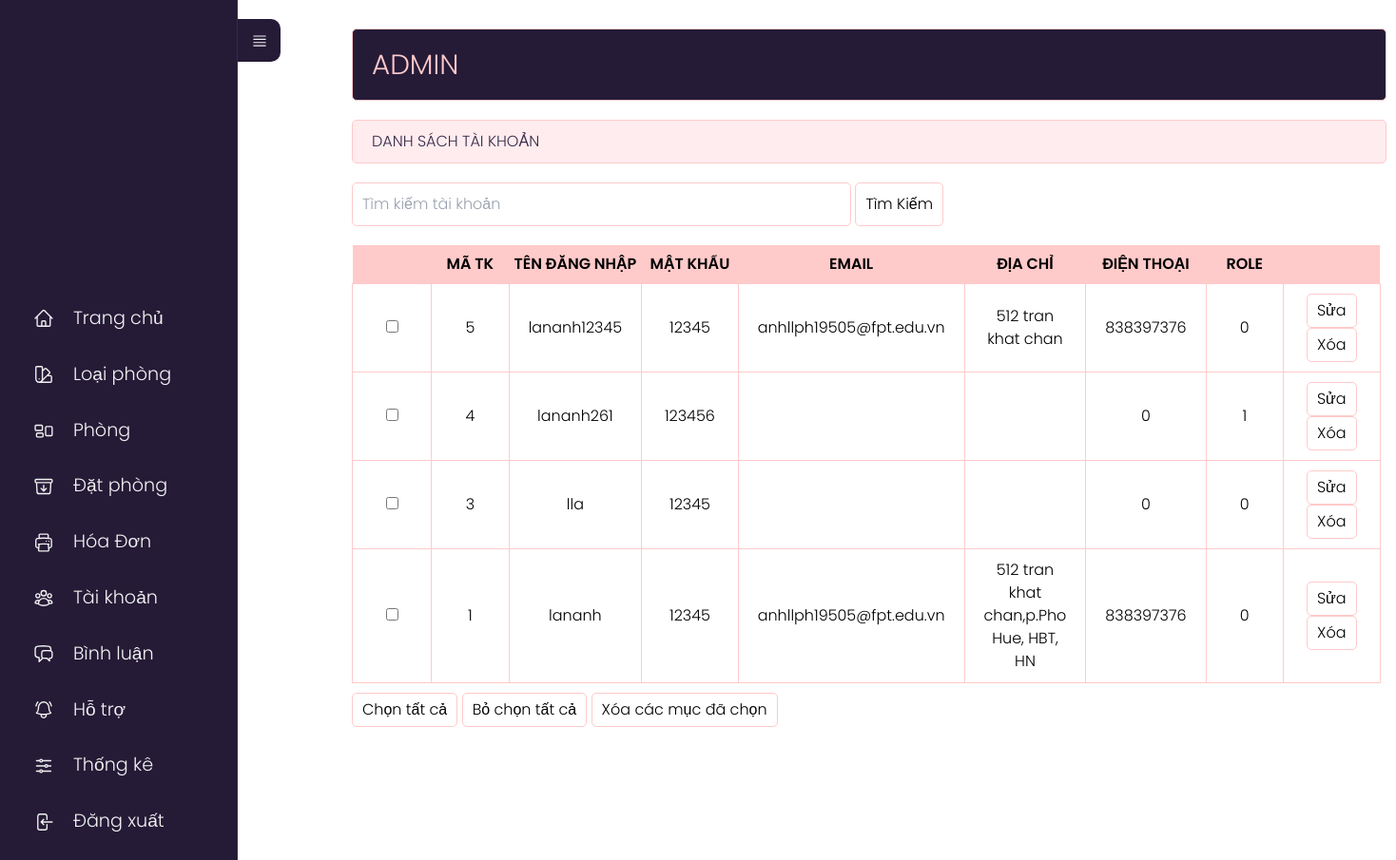
The app's page /admin/index.php?act=dskh, older data.
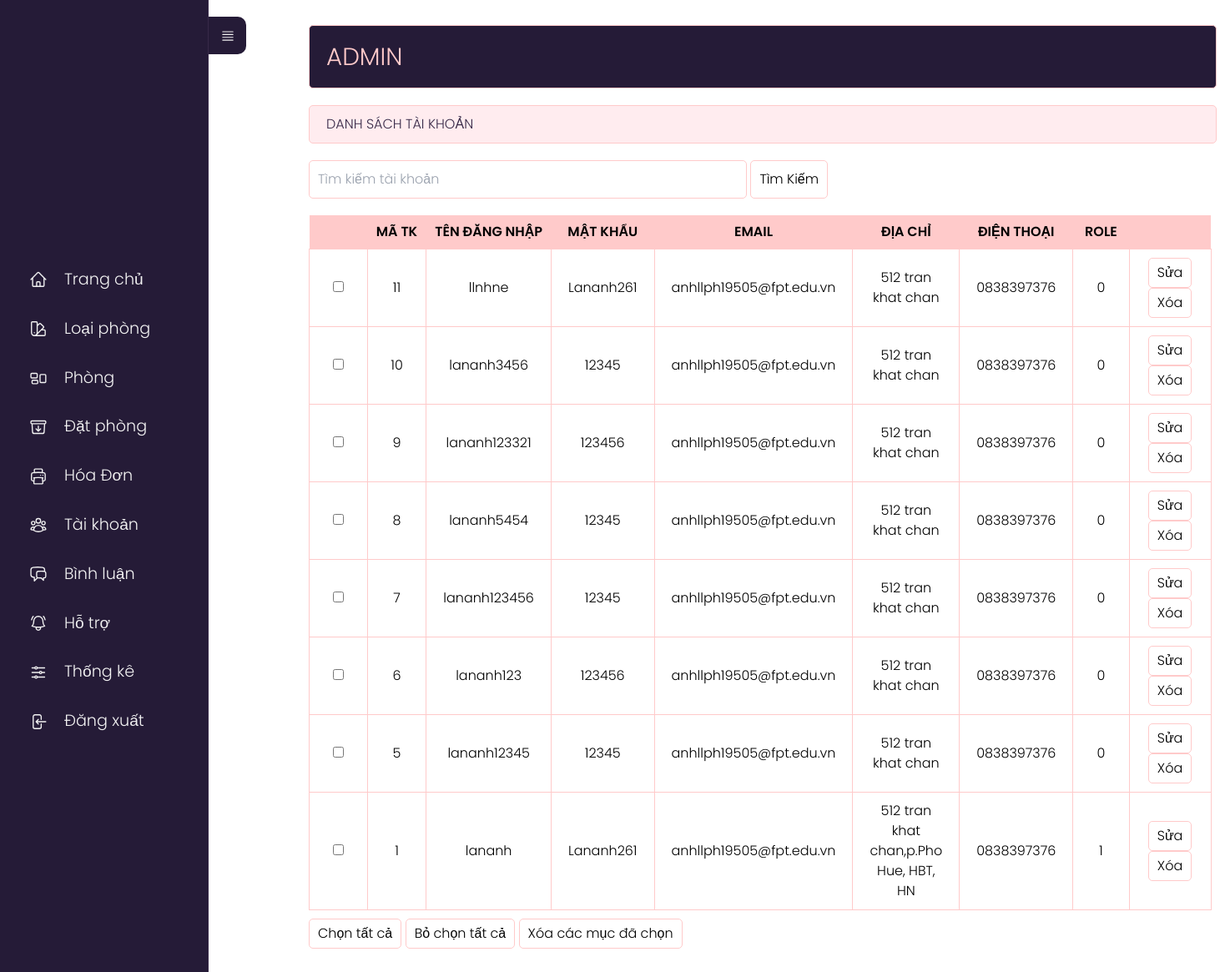
The same page, newer data.
### tables this page shows
CREATE TABLE `taikhoan` (
  `id_user` int(11) NOT NULL,
  `username` varchar(255) NOT NULL,
  `password` varchar(10) NOT NULL,
  `email` varchar(255) NOT NULL,
  `tel` varchar(10) NOT NULL,
  `address` varchar(255) NOT NULL,
  `role` tinyint(2) NOT NULL DEFAULT 0
);

### model/pdo.php (called while the page is built, shortened)
<?php
function pdo_get_connection(){
    $dburl = "mysql:host=localhost;dbname=khachsan;charset=utf8";
    $user = 'root';
    $password = '';
    $conn = new PDO($dburl, $user, $password);
    $conn->setAttribute(PDO::ATTR_ERRMODE, PDO::ERRMODE_EXCEPTION);
    return $conn;
}
function pdo_query($sql){
    $sql_args = array_slice(func_get_args(), 1);
    try{
        $conn = pdo_get_connection();
        $stmt = $conn->prepare($sql);
        $stmt->execute($sql_args);
        $rows = $stmt->fetchAll();
        return $rows;
    }
    catch(PDOException $e){
        throw $e;
    }
    finally{
        unset($conn);
    }
}

### model/taikhoan.php (called while the page is built, shortened)
<?php
    function loadall_taikhoan($kyw){
        $sql="SELECT * FROM taikhoan where 1";
        $sql.=" order by id_user desc";
        $listtaikhoan=pdo_query($sql);
        return $listtaikhoan;
    }
?>

### admin/taikhoan/list.php (the view, shortened to what this page needs)
<div class="row">
    <div class="row mb headeradmin" style="width:148%;">
        <h1 style="padding: 15px 0;">ADMIN </h1>
    </div>
    <div class="row formtittle" style="width:148%;">
        <h3>DANH SÁCH TÀI KHOẢN</h3>
    </div>
    <div class="row formcontent" style="width:1050px;">
        <form action="index.php?act=dskh" method="post">
            <input type="text" name="kyw" placeholder="Tìm kiếm tài khoản" style="width:50%;margin-bottom:20px">
            <input type="submit" name="gui" value="Tìm Kiếm" style="padding:10px;">
            <div class="row mb10 formdshanghoa" style="width:103%;">
                <table>
                    <tr>
                        <th></th>
                        <th>MÃ TK</th>
                        <th>TÊN ĐĂNG NHẬP</th>
                        <th>MẬT KHẨU</th>
                        <th>EMAIL</th>
                        <th>ĐỊA CHỈ</th>
                        <th>ĐIỆN THOẠI</th>
                        <th>ROLE</th>
                        <th style="background-color: #FFCACA;"></th>
                    </tr>
                    <?php
                    foreach ($listtaikhoan as $taikhoan) {
                        extract($taikhoan);
                        $suatk = "index.php?act=suatk&id=" . $id_user;
                        $xoatk = "index.php?act=xoatk&id=" . $id_user;
                        echo '<tr>
                                        <td><input type="checkbox" name="name"></td>
                                        <td>' . $id_user . '</td>
                                        <td>' . $username . '</td>
                                        <td>' . $password . '</td>
                                        <td>' . $email . '</td>
                                        <td>' . $address . '</td>
                                        <td>' . $tel . '</td>
                                        <td>' . $role . '</td>
                                        <td><a href="' . $suatk . '"><input type="button" value="Sửa"></a>  <a onclick="return DELETE()" href="' . $xoatk . '"><input type="button" value="Xóa"></a></td>
                                    </tr>';
                    }
                    ?>
                </table>
            </div>
            <div class="row mb10">
                <input type="button" id="btn1" value="Chọn tất cả">
                <input type="button" id="btn2" value="Bỏ chọn tất cả">
                <input type="button" value="Xóa các mục đã chọn">
            </div>
        </form>
    </div>
</div>
</div>

Row changes from the older to the newer data that the page shows:
removed taikhoan: id_user "4", username "lananh261", password "123456", tel "0", role "1"
removed taikhoan: id_user "3", username "lla", password "12345", tel "0", role "0"
added taikhoan: id_user "11", username "llnhne", password "Lananh261", email "anhllph19505@fpt.edu.vn", address "512 tran khat chan", tel "0838397376", role "0"
added taikhoan: id_user "10", username "lananh3456", password "12345", email "anhllph19505@fpt.edu.vn", address "512 tran khat chan", tel "0838397376", role "0"
added taikhoan: id_user "9", username "lananh123321", password "123456", email "anhllph19505@fpt.edu.vn", address "512 tran khat chan", tel "0838397376", role "0"
added taikhoan: id_user "8", username "lananh5454", password "12345", email "anhllph19505@fpt.edu.vn", address "512 tran khat chan", tel "0838397376", role "0"
added taikhoan: id_user "7", username "lananh123456", password "12345", email "anhllph19505@fpt.edu.vn", address "512 tran khat chan", tel "0838397376", role "0"
added taikhoan: id_user "6", username "lananh123", password "123456", email "anhllph19505@fpt.edu.vn", address "512 tran khat chan", tel "0838397376", role "0"
changed taikhoan "lananh12345": tel "838397376" → "0838397376"
changed taikhoan "lananh": password "12345" → "Lananh261"; tel "838397376" → "0838397376"; role "0" → "1"
